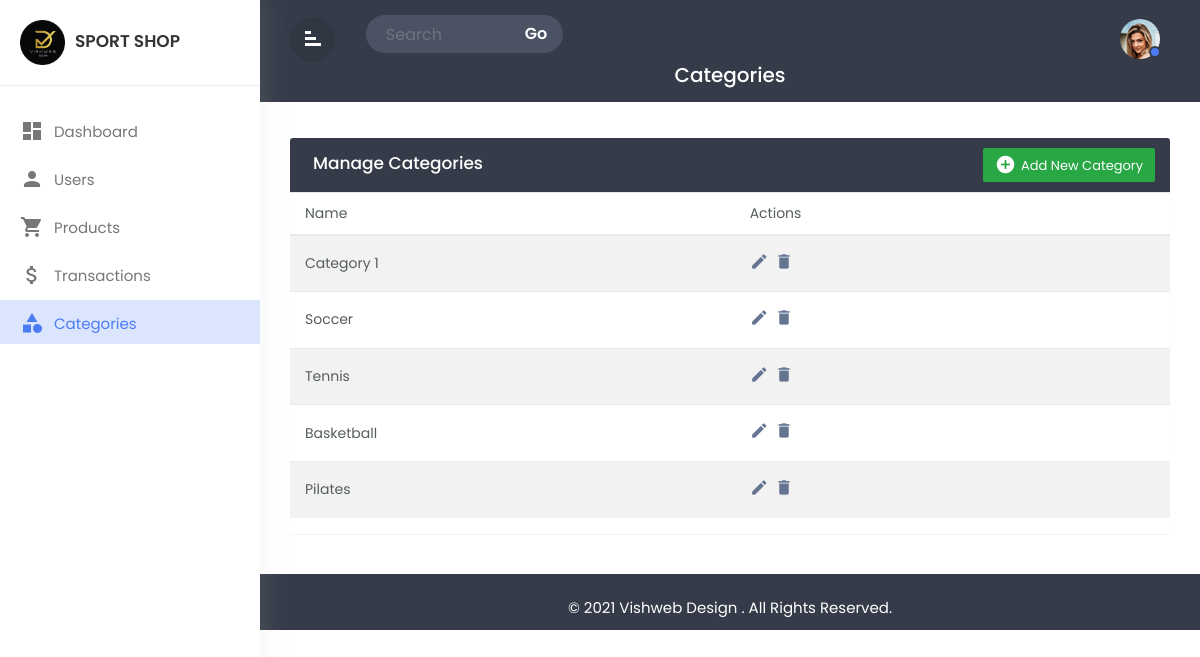
The app's page /admin/categories.php with its own data.
### tables this page shows
CREATE TABLE `categorys` (
  `id` int(11) NOT NULL,
  `name` varchar(255) DEFAULT NULL,
  `isDeleted` tinyint(1) NOT NULL DEFAULT 0
);

### backend/dbFiles/connection.php (called while the page is built)
<?php
class Connect
{
    private static $serverName = 'localhost';
    private static $username = 'root';
    private static $password = '';
    private static $database = 'ecommerce';
    public static function makeConnection()
    {
        try {
            $conn = new PDO("mysql:host=" . self::$serverName . ";dbname=" . self::$database, self::$username, self::$password);
            $conn->setAttribute(PDO::ATTR_ERRMODE, PDO::ERRMODE_EXCEPTION);
            return $conn;
        } catch (PDOException $e) {
            echo "Connection failed: " . $e->getMessage();
            return null;
        }
    }
}
?>

### backend/models/dbparent.php (called while the page is built, shortened)
<?php
Class DBParent{
    public string $table = "";
    protected $conn;
    function __construct()
    {
        $this->table = strtolower(get_class($this)) . "s";
        $this->conn = Connect::makeConnection();
        $sql = "SELECT * FROM information_schema.tables WHERE table_schema = 'vishweb' AND table_name = '$this->table' LIMIT 1";
        $stmt = $this->conn->prepare($sql);
        $stmt->execute();
        $result = $stmt->fetch(PDO::FETCH_ASSOC);
        if(!$result){
            $sql = "";
            $sql .= "create table if not exists " . $this->table . " (";
            $sql .= "id int auto_increment PRIMARY KEY,";
            foreach($this as $key => $value){
                if($key == "id" || $key == "isDeleted" || $key == "table" || $key == "conn")
                    continue;
                $type = "varchar(255)";
                $sql .= $key . " " . $type . ",";
            }
            $sql .= "isDeleted boolean not null default false";
            $sql .= ");";
            $stmt = $this->conn->prepare($sql);
            $stmt->execute();
        }
    }
    public function getAll(){
        $sql = "SELECT * FROM " . $this->table . " WHERE isDeleted = 0";
        $stmt = $this->conn->prepare($sql);
        $stmt->execute();
        $result = $stmt->fetchAll(PDO::FETCH_ASSOC);
        $objects = array();
        foreach($result as $row){
            $object = new $this;
            foreach($row as $key => $value){
                if(gettype($object->$key) == "array")
                    $object->$key = json_decode($value);
                else
                    $object->$key = $value;
            }
            array_push($objects, $object);
        }
        return $objects;
    }
}
?>

### admin/categories.php (the view, shortened to what this page needs)
<?php
$category = new Category();
$categories = $category->getAll();
?>
<!doctype html>
<html lang="en">
  <head>
        <link rel="stylesheet" href="css/bootstrap.min.css">
        <link rel="stylesheet" href="css/custom.css">
  </head>
  <body>
<div class="wrapper">
	 <div id="sidebar">
	    <div class="sidebar-header">
		   <h3><img src="img/logo.png" class="img-fluid"/><span>Sport Shop</span></h3>
		</div>
		<ul class="list-unstyled component m-0">
		  <li >
		  	<a href="index.php" class="dashboard"><i class="material-icons">dashboard</i>Dashboard </a>
		  </li>
		  <li >
		  	<a href="users.php" class="users"><i class="material-icons">person</i>Users</a>
		  </li>
		  <li>
		  	<a href="products.php" class="products"><i class="material-icons">shopping_cart</i>Products</a>
		  </li>
		  <li>
		  	<a href="transactions.php" class="transactions"><i class="material-icons">attach_money</i>Transactions</a>
		  </li>
		  <li class="active">
		  	<a href="categories.php" class="categories"><i class="material-icons">category</i>Categories</a>
		  </li>
		</ul>
	 </div>
<div id="content">
	<div class="top-navbar">
		<div class="xd-topbar">
			<div class="row">
				<div class="col-2 col-md-1 col-lg-1 order-2 order-md-1 align-self-center">
					<div class="xp-menubar">
						<span class="material-icons text-white">signal_cellular_alt</span>
					</div>
				</div>
				<div class="col-md-5 col-lg-3 order-3 order-md-2">
					<div class="xp-searchbar">
						<form>
							<div class="input-group">
								<input type="search" class="form-control" placeholder="Search">
								<div class="input-group-append">
									<button class="btn" type="submit" id="button-addon2">Go</button>
								</div>
							</div>
						</form>
					</div>
				</div>
				<div class="col-10 col-md-6 col-lg-8 order-1 order-md-3">
					<div class="xp-profilebar text-right">
						<nav class="navbar p-0">
							<ul class="nav navbar-nav flex-row ml-auto">
								<li class="dropdown nav-item">
									<a class="nav-link" href="#" data-toggle="dropdown">
										<img src="img/user.jpg" style="width:40px; border-radius:50%;" />
										<span class="xp-user-live"></span>
									</a>
								</li>
							</ul>
						</nav>
					</div>
				</div>
			</div>
			<div class="xp-breadcrumbbar text-center">
				<h4 class="page-title">Categories</h4>
			</div>
		</div>
	</div>
	<div class="main-content">
		<div class="row">
			<div class="col-md-12">
				<div class="table-wrapper">
					<div class="table-title">
						<div class="row">
							<div class="col-sm-6 p-0 flex justify-content-lg-start justify-content-center">
								<h2 class="ml-lg-2">Manage Categories</h2>
							</div>
							<div class="col-sm-6 p-0 flex justify-content-lg-end justify-content-center">
								<a href="#addCategoryModal" class="btn btn-success" data-toggle="modal">
									<i class="material-icons">&#xE147;</i>
									<span>Add New Category</span>
								</a>
							</div>
						</div>
					</div>
					<table class="table table-striped table-hover">
						<thead>
							<tr>
								<th>Name</th>
								<th>Actions</th>
							</tr>
						</thead>
						<tbody>
							<?php foreach ($categories as $category) { ?>
								<tr>
									<td><?php echo $category->name; ?></td>
									<td>
										<a href="#editCategoryModal" class="edit" data-toggle="modal" onclick='loadUpdateModal(<?php echo json_encode($category); ?>)'>
											<i class="material-icons" data-toggle="tooltip" title="Edit">&#xE254;</i>
										</a>
										<a href="#deleteCategoryModal" class="delete" data-toggle="modal"><i class="material-icons" data-toggle="tooltip" title="Delete" onclick='loadDeleteIdToModal(<?php echo $category->id; ?>)'>&#xE872;</i></a>
									</td>
								</tr>
							<?php } ?>
						</tbody>
					</table>
				</div>
			</div>
		</div>
	</div>
	<footer class="footer">
		<div class="container-fluid">
			<div class="footer-in">
				<p class="mb-0">&copy 2021 Vishweb Design . All Rights Reserved.</p>
			</div>
		</div>
	</footer>
</div>
</body>
</html>

### admin/css/custom.css (style rules this page uses)
body,html { line-height:1.8; font-family:'Poppins',sans-serif; color:#555e58; text-transform:capitalize; font-weight:400; margin:0px; padding:0px; }
.material-icons { font-family: 'Material Icons'; font-weight: normal; font-style: normal; font-size: 24px; display: inline-block; line-height: 1; text-transform: none; letter-spacing: normal; word-wrap: normal; white-space: nowrap; direction: ltr; -webkit-font-smoothing: antialiased; text-rendering: optimizeLegibility; -moz-osx-font-smoothing: grayscale; font-feature-settings: 'liga'; }
p { font-size:15px; margin:12px 0 0; line-height:24px; }
a { color:#333; font-weight:400; }
button { cursor:pointer; }
ul,ol { padding:0px; margin:0px; list-style:none; }
a,a:hover,a:focus { color:#333; text-decoration:none; transition:all 0.3s; }
.wrapper { position:relative; width:100%; overflow:auto; }
#sidebar { position:fixed; height:100%!important; top:0; left:0; bottom:0; z-index:11; width:260px; overflow:auto; transition:all 0.3s; background-color:#fff; box-shadow:0 0 30px 0 rgba(200 200 200 / 20%); }
@media only screen and (min-width:992px) { #content { width:calc(100% - 260px); position:relative; float:right; transition:all 0.3s; } }
#sidebar .sidebar-header { padding:20px; background-color:#fff; border-bottom:1px solid #eee; }
.sidebar-header h3 { color:#333; font-size:17px; margin:0px; text-transform:uppercase; transition:all 0.5s ease; font-weight:600; }
.sidebar-header h3 img { width:45px; margin-right:10px; }
#sidebar ul li { padding:2px 0px; }
#sidebar ul li.active> a { color:#4c7cf3; background-color:#DBE5FD; }
#sidebar ul li.active> a i { color:#4c7cf3; }
#sidebar ul.component { padding:20px 0px; }
#sidebar ul li a { padding:5px 10px 5px 20px; line-height:30px; font-size:15px; position:relative; font-weight:400; display:block; color:#777777; text-transform:capitalize; }
#sidebar ul li a i { position:relative; margin-right:10px; top:6px; }
#content { position:relative; transition:all 0.5s; background-attachment:#f9fafc; }
.top-navbar { width:100%; z-index:9; position:relative; padding:15px 30px; background-color:#353b48; }
.xd-topbar { width:100%; position:relative; }
input[type="search"] { background-color:#4a5263; color:#fff; padding-left:20px; border:none; border-radius:50px 0px 0px 50px; }
.input-group-append { margin-left:-1px; }
.xp-searchbar .btn { background-color:#4a5263; color:#fff; font-weight:600; font-size:16px; border-radius:0 50px 50px 0; padding:4px 15px; }
.xp-breadcrumbbar .page-title { font-size:20px; color:#fff; margin-bottom:0; margin-top:0; }
.main-content { padding:30px 30px 0px 30px; }
.navbar { background-color:#353B48; color:#fff; }
.xp-menubar { border-radius:50%; width:45px; height:45px; line-height:45px; text-align:center; margin-right:20px; border:none; color:#fff; cursor:pointer; background-color:rgba(0,0,0,0.09); }
.xp-menubar span { margin:9px; padding:0px; transform:rotate(90deg); }
.navbar-nav > li > a { color:#fff; }
.navbar-nav li a { position:relative; display:block; padding:4px 10px!important; }
.xp-user-live { position:absolute; bottom:5px; right:9px; width:12px; height:12px; border-radius:50%; border:2px solid #353b48; background-color:#4c7cf3; }
.table-wrapper { background-color: #fff; margin:6px 0px 40px 0px; width: 100%; overflow: auto; border-radius: 3px; box-shadow: 0 1px 1px rgb(0 0 0 / 5%); }
.table-title { background:#353b48; color:#fff; position:sticky; top:0; width:100%; left:0; padding:10px 30px; border-radius:0px 0px 0 0; }
.table-title h2 { margin:5px 0 0; font-size:17px; }
.table-title .btn { color:#fff; float:right; font-size:13px; border:none; min-width:50px; border-radius:2px; border:none; outline:none!important; margin-left:10px; }
.table-title .btn i { float:left; font-size:21px; margin-right:5px; }
.table-title .btn span { float:left; margin-top:2px; }
table.table tr th, table.table tr td { border-color:#e9e9e9; padding:8px 15px; font-size:14px; font-weight: 400; vertical-align:middle; }
table.table tr th:first-child { width:60px; }
table.table tr th:last-child { width:100px; }
table.table td:last-child { opacity:0.9; font-size:22px; margin:0px 5px; }
table.table td a { font-weight:bold; color:#566787; display:inline-block; text-decoration:none; outline:none!important; }
.edit { color:#FFC107; }
.delete { color:#F44336; }
table.table td i { font-size:19px; }
footer { background-color:#353b48; color:#fff; text-align:center; padding:10px 30px; position:relative; width:100%; }

### records on screen
categorys: name "Category 1"
categorys: name "Soccer"
categorys: name "Tennis"
categorys: name "Basketball"
categorys: name "Pilates"
